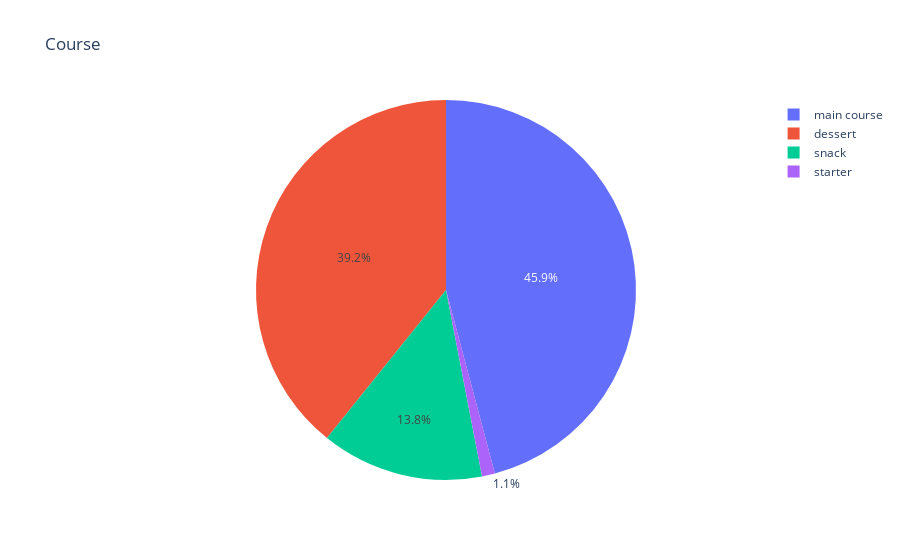

Notebook code for this chart:
### Code cell
px.pie(df, names='course', title='Course')

### Figure 1 — Plotly figure (JSON) as saved in the notebook; plotly's stock layout.template omitted (floating-point values rounded to 4 significant figures; data arrays with more than 128 entries replaced by an {"elided": "..."} marker saying what was removed)
{"data": [{"domain": {"x": [0, 1], "y": [0, 1]}, "hovertemplate": "course=%{label}<extra></extra>", "labels": {"elided": "181 str values"}, "legendgroup": "", "name": "", "showlegend": true, "type": "pie"}], "layout": {"legend": {"tracegroupgap": 0}, "title": {"text": "Course"}}}
